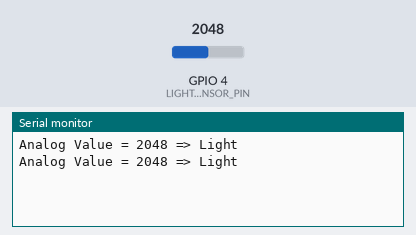
Bench run of a sketch on a simulated ESP32. Parts: the last lines printed to the serial monitor. The inputs (shaded band) are chosen by the test bench; at power-on: GPIO 4 (LIGHT_SENSOR_PIN) = 2048.

Above: at 1.8 s.
1.9 s: GPIO 4 (LIGHT_SENSOR_PIN) set to 1952
At 2.8 s:
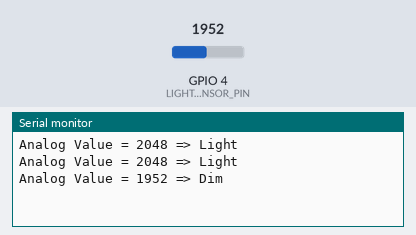
4.5 s: GPIO 4 (LIGHT_SENSOR_PIN) set to 2540
At 5.8 s:
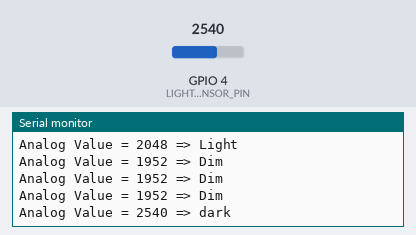

Measured:
- the behaviour switches between 2000 and 1999 on GPIO 4 (LIGHT_SENSOR_PIN) (found by bisection; images 0 and 1)
- after the input at 1.9 s, the serial monitor: prints a new line after 0.10 s (image 1)
- after the input at 4.5 s, the serial monitor: prints a new line after 0.50 s (image 2)

The sketch:

ldr_code.ino
```cpp
//Prateek
//www.prateks.in
//https://www.youtube.com/c/JustDoElectronics

#define LIGHT_SENSOR_PIN 4 // ESP32 pin GIOP33 (ADC0)

void setup() {

  Serial.begin(9600);
}

void loop() {
  int analogValue = analogRead(LIGHT_SENSOR_PIN);

  Serial.print("Analog Value = ");
  Serial.print(analogValue);


  if (analogValue < 1) {
    Serial.println(" => Light");
  } else if (analogValue < 2000) {
    Serial.println(" => Dim");
  } else if (analogValue < 2500) {
    Serial.println(" => Light");
  } else if (analogValue < 4096) {
    Serial.println(" => dark");
  } else {
    Serial.println(" => dark");
  }

  delay(1000);
}
```
